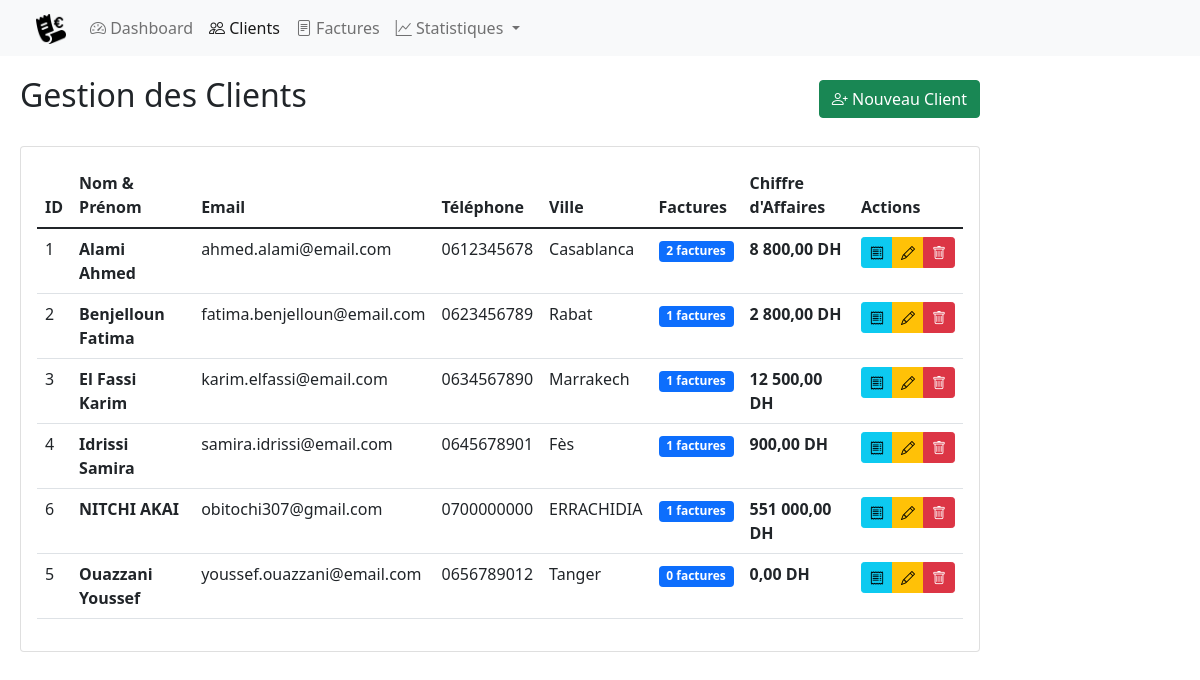
Page /index.php?action=liste_clients on the committed database.
### tables this page shows
CREATE TABLE IF NOT EXISTS `clients` (
  `idClient` int NOT NULL AUTO_INCREMENT,
  `nom` varchar(100) NOT NULL,
  `prenom` varchar(100) NOT NULL,
  `email` varchar(100) DEFAULT NULL,
  `telephone` varchar(20) DEFAULT NULL,
  `ville` varchar(50) DEFAULT NULL,
  `created_at` timestamp NULL DEFAULT CURRENT_TIMESTAMP,
  PRIMARY KEY (`idClient`)
);

### App/Controllers/ClientController.php (called while the page is built, shortened)
<?php
class ClientController {
    private $client;
    public function __construct() {
        $this->client = new GestionClient();
    }
    public function liste() {
        $clients = $this->client->getAll();
        require '../app/Views/clients/liste.php';
    }
}

### App/config/dataBase.php (called while the page is built, shortened)
<?php
class Database {
    private static $instance = null;
    private function __construct() {
        try {
            $this->con = new PDO(
                "mysql:host=localhost;dbname=market_db;charset=utf8mb4",
                "root",
                ""
            );
        } catch(PDOException $e) {
            die("ERROR : " . $e->getMessage());
        }
    }
    public static function getInstance() {
        if (self::$instance === null) {
            self::$instance = new Database();
        }
        return self::$instance;
    }
    public static function getConnection() {
        return self::getInstance()->con;
    }
}

### App/Models/GestionClient.php (called while the page is built, shortened)
<?php
class GestionClient {
    private $con;
    public function __construct() {
        $this->con = Database::getConnection();
    }
    public function getAll() {
        try {
            $stmt = $this->con->query("
                SELECT c.*,
                       COUNT(f.idFacture) as nb_factures,
                       COALESCE(SUM(f.montant_total), 0) as chiffre_affaires
                FROM clients c
                LEFT JOIN factures f ON c.idClient = f.idClient
                GROUP BY c.idClient
                ORDER BY c.nom ASC
            ");
            return $stmt->fetchAll(PDO::FETCH_ASSOC);
        } catch(PDOException $e) {
            error_log("ERROR getAll: " . $e->getMessage());
            return [];
        }
    }
}

### App/Views/clients/liste.php (the view)
<?php include '../app/Views/layout/header.php'; ?>
<?php include '../app/Views/layout/menu.php'; ?>
<div class="col-md-10 main-content">
    <div class="d-flex justify-content-between align-items-center mb-4">
        <h2>Gestion des Clients</h2>
        <a href="index.php?action=ajouter_client" class="btn btn-success">
            <i class="bi bi-person-plus"></i> Nouveau Client
        </a>
    </div>
    <div class="card">
        <div class="card-body">
            <table class="table table-hover">
                <thead>
                    <tr>
                        <th>ID</th>
                        <th>Nom & Prénom</th>
                        <th>Email</th>
                        <th>Téléphone</th>
                        <th>Ville</th>
                        <th>Factures</th>
                        <th>Chiffre d'Affaires</th>
                        <th>Actions</th>
                    </tr>
                </thead>
                <tbody>
                    <?php foreach ($clients as $client): ?>
                    <tr>
                        <td><?php echo $client['idClient']; ?></td>
                        <td>
                            <strong><?php echo htmlspecialchars($client['nom'] . ' ' . $client['prenom']); ?></strong>
                        </td>
                        <td><?php echo htmlspecialchars($client['email']); ?></td>
                        <td><?php echo htmlspecialchars($client['telephone']); ?></td>
                        <td><?php echo htmlspecialchars($client['ville']); ?></td>
                        <td>
                            <span class="badge bg-primary">
                                <?php echo $client['nb_factures']; ?> factures
                            </span>
                        </td>
                        <td>
                            <strong><?php echo number_format($client['chiffre_affaires'], 2, ',', ' '); ?> DH</strong>
                        </td>
                        <td>
                            <div class="btn-group btn-group-sm">
                                <a href="index.php?action=factures_client&id=<?php echo $client['idClient']; ?>"
                                   class="btn btn-info" title="Voir factures">
                                    <i class="bi bi-receipt"></i>
                                </a>
                                <a href="index.php?action=modifier_client&id=<?php echo $client['idClient']; ?>"
                                   class="btn btn-warning" title="Modifier">
                                    <i class="bi bi-pencil"></i>
                                </a>
                                <a href="index.php?action=supprimer_client&id=<?php echo $client['idClient']; ?>"
                                   class="btn btn-danger"
                                   onclick="return confirm('Êtes-vous sûr de vouloir supprimer ce client?')"
                                   title="Supprimer">
                                    <i class="bi bi-trash"></i>
                                </a>
                            </div>
                        </td>
                    </tr>
                    <?php endforeach; ?>
                </tbody>
            </table>
        </div>
    </div>
</div>
<?php include '../app/Views/layout/footer.php'; ?>

### App/Views/layout/header.php (style rules this page uses)
.main-content { padding: 20px; }

### rows in the picture
clients: idClient "1", nom+prenom "Alami Ahmed", email "ahmed.alami@email.com", telephone "0612345678", ville "Casablanca", nb_factures "2", chiffre_affaires "8 800,00"
clients: idClient "2", nom+prenom "Benjelloun Fatima", email "fatima.benjelloun@email.com", telephone "0623456789", ville "Rabat", nb_factures "1", chiffre_affaires "2 800,00"
clients: idClient "3", nom+prenom "El Fassi Karim", email "karim.elfassi@email.com", telephone "0634567890", ville "Marrakech", nb_factures "1", chiffre_affaires "12 500,00"
clients: idClient "4", nom+prenom "Idrissi Samira", email "samira.idrissi@email.com", telephone "0645678901", ville "Fès", nb_factures "1", chiffre_affaires "900,00"
clients: idClient "6", nom+prenom "NITCHI AKAI", email "obitochi307@gmail.com", telephone "0700000000", ville "ERRACHIDIA", nb_factures "1", chiffre_affaires "551 000,00"
clients: idClient "5", nom+prenom "Ouazzani Youssef", email "youssef.ouazzani@email.com", telephone "0656789012", ville "Tanger", nb_factures "0", chiffre_affaires "0,00"
